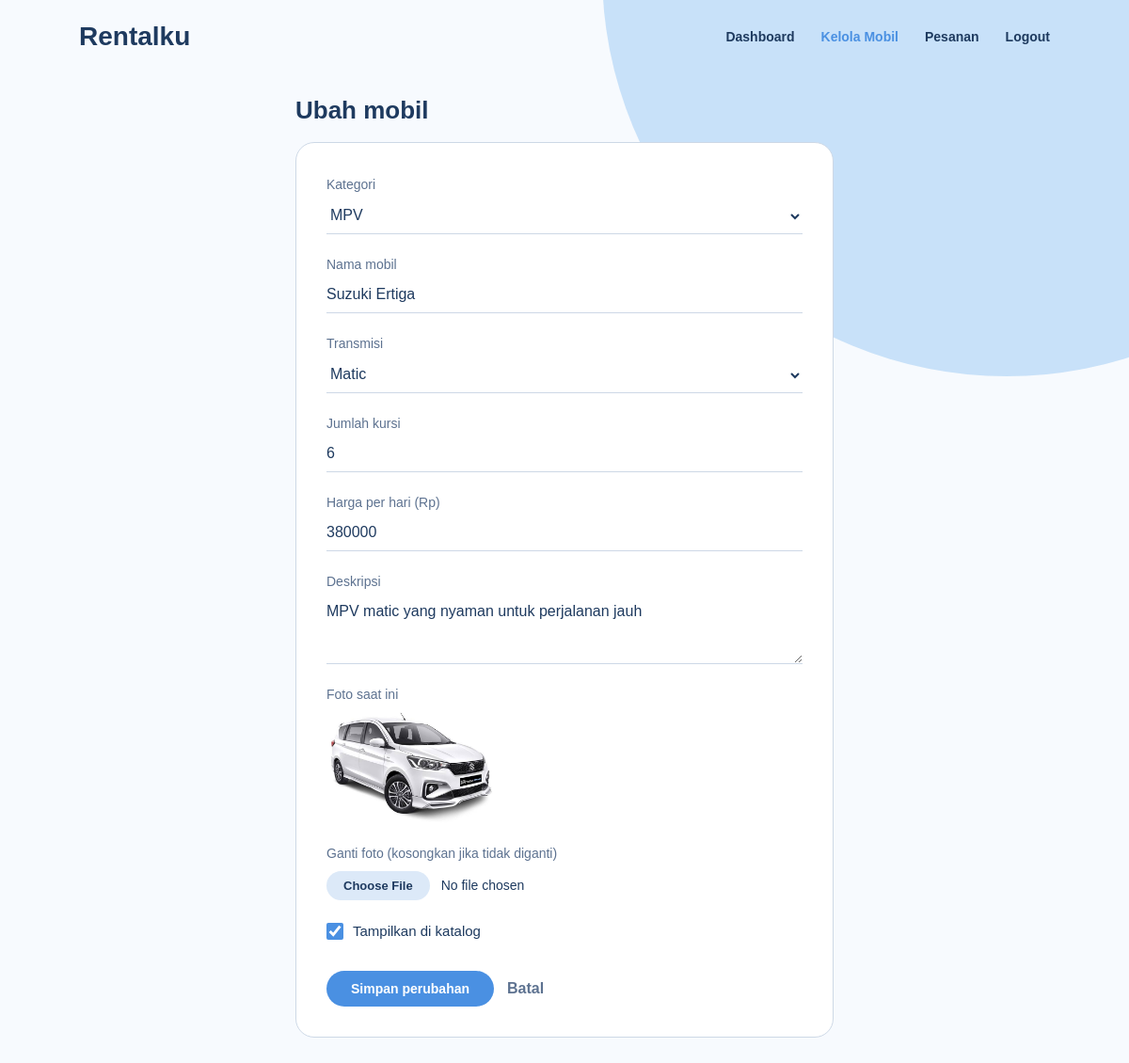
Screenshot of /mobilEdit.php?id=3 (signed in) with the database file from the repository.
### tables this page shows
CREATE TABLE `mobil` (
  `id_mobil` int(11) NOT NULL,
  `id_kategori` int(11) NOT NULL,
  `nama_mobil` varchar(100) NOT NULL,
  `transmisi` enum('manual','matic') NOT NULL,
  `kursi` int(11) NOT NULL,
  `harga_harian` int(11) NOT NULL,
  `foto` varchar(255) DEFAULT NULL,
  `deskripsi` text DEFAULT NULL,
  `aktif` tinyint(1) NOT NULL DEFAULT 1
);

CREATE TABLE `kategori` (
  `id_kategori` int(11) NOT NULL,
  `nama_kategori` varchar(50) NOT NULL
);

### mobilEdit.php (the view, shortened to what this page needs)
<?php
include 'koneksi.php';
$id = (int) ($_GET['id'] ?? 0);
$stmt = $koneksi->prepare("SELECT * FROM mobil WHERE id_mobil = ?");
$stmt->bind_param("i", $id);
$stmt->execute();
$mobil = $stmt->get_result()->fetch_assoc();
$kategori = $koneksi->query("SELECT * FROM kategori ORDER BY nama_kategori");
?>
<!DOCTYPE html>
<html lang="id">
<head>
    <link rel="stylesheet" href="app.css">
</head>
<body>
<header class="bar">
    <a class="brand" href="admin.php">Rentalku</a>
    <nav class="nav">
        <a href="admin.php">Dashboard</a>
        <a href="mobilAdmin.php" class="aktif">Kelola Mobil</a>
        <a href="pesananAdmin.php">Pesanan</a>
        <a href="logout.php">Logout</a>
    </nav>
</header>
<main class="wrap sempit">
    <h2>Ubah mobil</h2>
    <form class="form" method="POST" enctype="multipart/form-data">
        <label>Kategori
            <select name="id_kategori" required>
                <?php while ($k = $kategori->fetch_assoc()) : ?>
                    <option value="<?= $k['id_kategori'] ?>" <?= $k['id_kategori'] == $mobil['id_kategori'] ? 'selected' : '' ?>>
                        <?= htmlspecialchars($k['nama_kategori']) ?>
                    </option>
                <?php endwhile; ?>
            </select>
        </label>
        <label>Nama mobil <input type="text" name="nama_mobil" value="<?= htmlspecialchars($mobil['nama_mobil']) ?>" required></label>
        <label>Transmisi
            <select name="transmisi">
                <option value="matic" <?= $mobil['transmisi'] === 'matic' ? 'selected' : '' ?>>Matic</option>
            </select>
        </label>
        <label>Jumlah kursi <input type="number" name="kursi" min="1" value="<?= (int) $mobil['kursi'] ?>" required></label>
        <label>Harga per hari (Rp) <input type="number" name="harga_harian" min="0" value="<?= (int) $mobil['harga_harian'] ?>" required></label>
        <label>Deskripsi <textarea name="deskripsi" rows="3"><?= htmlspecialchars($mobil['deskripsi'] ?? '') ?></textarea></label>
        <?php if ($mobil['foto']) : ?>
            <div class="foto-lama">Foto saat ini<img src="uploads/<?= htmlspecialchars($mobil['foto']) ?>" alt=""></div>
        <?php endif; ?>
        <label>Ganti foto (kosongkan jika tidak diganti) <input type="file" name="foto" accept=".jpg,.jpeg,.png"></label>
        <label class="cek"><input type="checkbox" name="aktif" <?= $mobil['aktif'] ? 'checked' : '' ?>> Tampilkan di katalog</label>
        <div class="tombol">
            <button class="btn" type="submit">Simpan perubahan</button>
            <a href="mobilAdmin.php">Batal</a>
        </div>
    </form>
</main>
</body>
</html>

### app.css (style rules this page uses)
:root { --navy: #1e3a5f; --sky: #a8d0f5; --blue: #4a90e2; --mist: #dce9f8; --slate: #5d7290; --line: #cdd8e6; --paper: #f7fafe; --danger: #b00020; --ok: #1f7a4d; }
* { box-sizing: border-box; margin: 0; padding: 0; }
body { font-family: Arial, sans-serif; background: var(--paper); color: var(--navy); line-height: 1.5; min-height: 100vh; }
body::before { content: ""; position: fixed; top: -460px; right: -300px; width: 860px; height: 860px; border-radius: 50%; background: var(--sky); opacity: .6; z-index: -1; pointer-events: none; }
a { color: var(--blue); }
.bar { display: flex; justify-content: space-between; align-items: center; gap: 16px; max-width: 1080px; margin: 0 auto; padding: 18px 24px; }
.brand { font-size: 28px; font-weight: bold; color: var(--navy); text-decoration: none; }
.nav { display: flex; align-items: center; gap: 28px; }
.nav a { font-size: 14px; font-weight: bold; color: var(--navy); text-decoration: none; }
.wrap { max-width: 1080px; margin: 0 auto; padding: 24px 24px 72px; }
.wrap.sempit { max-width: 620px; }
h2 { font-size: 26px; line-height: 1.2; margin-bottom: 18px; }
.btn { display: inline-block; padding: 11px 26px; font-family: Arial, sans-serif; font-size: 14px; font-weight: bold; color: #fff; background: var(--blue); border: 0; border-radius: 50px; text-decoration: none; cursor: pointer; transition: background .2s; }
.form { background: #fff; border: 1px solid var(--line); border-radius: 20px; padding: 12px 32px 32px; }
.form label { display: block; margin-top: 22px; font-size: 14px; color: var(--slate); }
.form input[type=text], .form input[type=number], .form input[type=date], .form select, .form textarea { display: block; width: 100%; margin-top: 4px; padding: 8px 0 10px; font-family: Arial, sans-serif; font-size: 16px; color: var(--navy); background: transparent; border: 0; border-bottom: 1px solid var(--line); outline: none; border-radius: 0; }
.form textarea { resize: vertical; }
.form input[type=file] { display: block; margin-top: 8px; font-size: 14px; color: var(--navy); }
.form .cek { display: flex; align-items: center; gap: 10px; color: var(--navy); font-size: 15px; }
.form .cek input { width: 18px; height: 18px; accent-color: var(--blue); }
.form .foto-lama { margin-top: 22px; font-size: 14px; color: var(--slate); }
.form .foto-lama img { display: block; width: 180px; margin-top: 6px; border-radius: 10px; }
.form .tombol { display: flex; align-items: center; gap: 14px; margin-top: 30px; }
.form .tombol a { font-weight: bold; text-decoration: none; color: var(--slate); }
.nav a.aktif { color: var(--blue); }

### rows the page displays
mobil: id_kategori "MPV", nama_mobil "Suzuki Ertiga", transmisi "Matic", kursi "6", harga_harian "380000", deskripsi "MPV matic yang nyaman untuk perjalanan jauh", foto (picture), aktif "☑"
